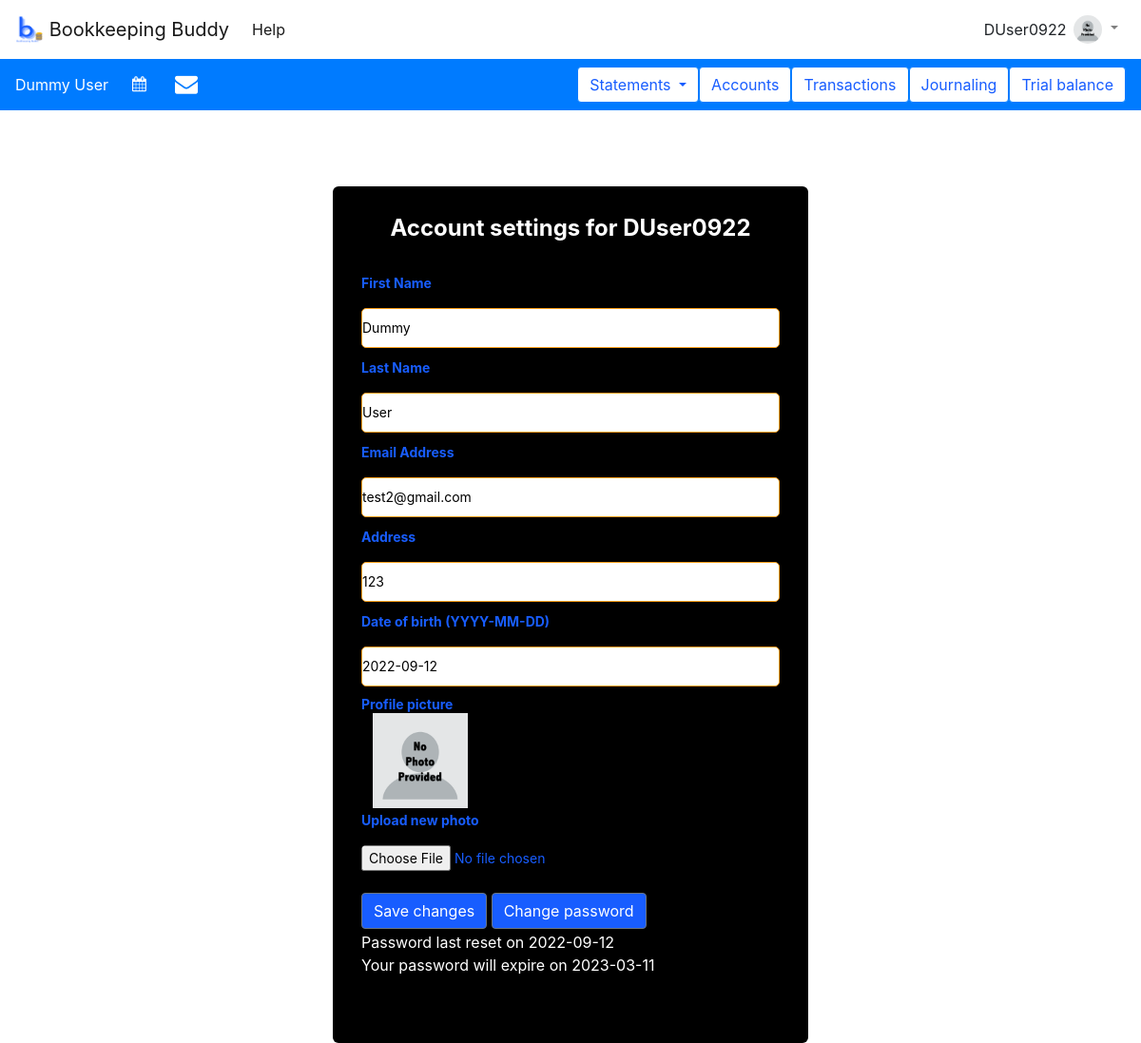
/auth/my_account (signed in), run on an earlier commit of the app's database.
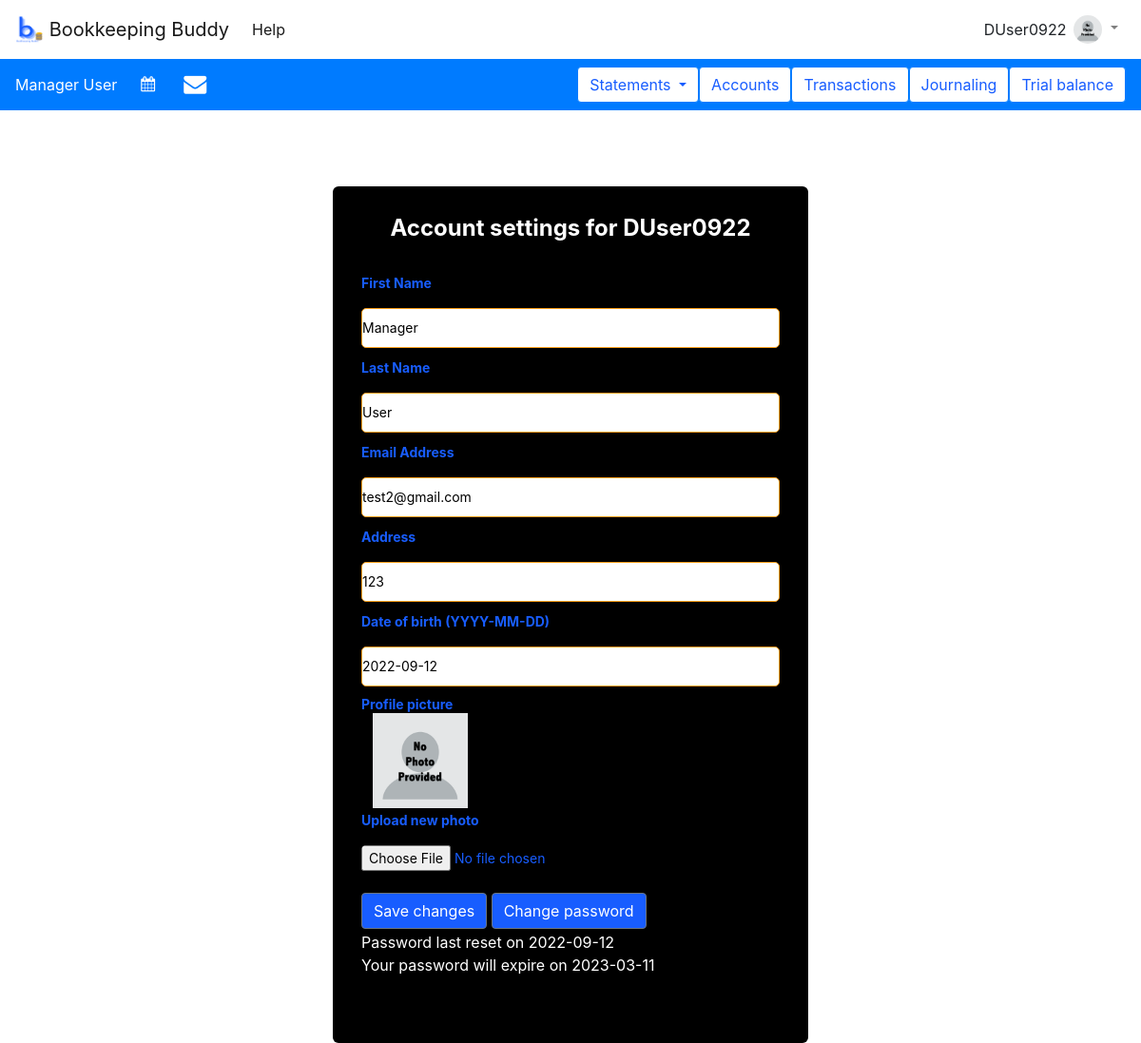
And on a later commit of the database.
### tables this page shows
CREATE TABLE users (
  username TEXT PRIMARY KEY UNIQUE,
  email_address TEXT NOT NULL,
  first_name TEXT NOT NULL,
  last_name TEXT NOT NULL,
  active INTEGER NOT NULL,
  role INTEGER NOT NULL,
  picture BLOB,
  password TEXT NOT NULL,
  address TEXT NOT NULL,
  DOB TEXT NOT NULL,
  old_passwords TEXT NOT NULL,
  password_refresh_date TEXT NOT NULL,
  incorrect_login_attempts INTEGER NOT NULL,
  suspend_start_date TEXT,
  suspend_end_date TEXT,
  creation_date TEXT NOT NULL,
  first_pet TEXT NOT NULL,
  city_born TEXT NOT NULL,
  year_graduated_hs INTEGER NOT NULL
);

### appl_domain/auth.py (the view, shortened to what this page needs)
@bp.route('/my_account', methods=('GET', 'POST'))
@login_required
def my_account():
    if request.method == 'GET':
        password_refresh_date = g.user['password_refresh_date']
        password_refresh_date = datetime.fromisoformat(password_refresh_date)
        password_expires = password_refresh_date + timedelta(days=180)
        password_expires = password_expires.date().__str__()
        return render_template('auth/my_account.html', password_expires=password_expires)

### appl_domain/auth.py (called while the page is built)
def login_required(view):
    @functools.wraps(view)
    def wrapped_view(**kwargs):
        if g.user is None:
            return redirect(url_for('auth.login'))
        return view(**kwargs)
    return wrapped_view

@bp.before_app_request
def load_logged_in_user():
    username = session.get('username')
    if username is None:
        g.user = None
    else:
        g.user = get_db().execute(
            "SELECT * FROM users WHERE username = ?", (username,)
        ).fetchone()

### appl_domain/db.py (called while the page is built)
def get_db():
    if 'db' not in g:
        g.db = sqlite3.connect(
            current_app.config['DATABASE'],
            detect_types=sqlite3.PARSE_DECLTYPES
        )
        g.db.row_factory = sqlite3.Row
    return g.db

### appl_domain/templates/auth/my_account.html (shortened to what this page needs)
{% extends 'base.html' %}
{% block content %}
<div class="container">
     <h1>{% block title %}Account settings for {{ g.user['username'] }}{% endblock %}</h1>
    <form method="post" enctype="multipart/form-data">
        <div class = "form-first">
            <div class = "personal details">
                <div class = "fields">
                    <div class = "input-field">
                    <label for="first_name">First Name</label>
                    <input name="first_name" id="first_name" required value="{{ g.user['first_name'] }}">
                    </div>
                    <div class = "input-field">
                        <label for="last_name">Last Name</label>
                    <input name="last_name" id="last_name" required value="{{ g.user['last_name'] }}">
                    </div>
                    <div class = "input-field">
                    <label for="email_address">Email Address</label>
                    <input name="email_address" id="email_address" required value="{{ g.user['email_address'] }}">
                    </div>
                        <div class = "input-field">
                    <label for="address">Address</label>
                    <input name="address" id="address" required value="{{ g.user['address'] }}">
                        </div>
                    <div class = "input-field">
                        <label for="DOB">Date of birth (YYYY-MM-DD)</label>
                        <input name="DOB" id="DOB" required value="{{ g.user['DOB'] }}">
                        </div>
                    <div class = "input-field" style="float: left">
                    <label for="profile_pic" style="float: left">Profile picture</label>
                    {% if g.user['picture'] %}
                        <span ><img class = "picture"  id = "userImage" style="width:100px;height:100px;margin-top: 20px;" alt="User's profile picture"/></span>
                    {% else %}
                        <span ><img class = "picture" src="{{ url_for('static', filename='no_photo.png') }}" style="width:100px;height:100px;margin-top: 20px;"  alt="Placeholder profile picture"/></span>
                    {% endif %}
                    </div>
                    <div class = "input-field">
                        <label for="uploaded_pic">Upload new photo</label>
                         <input class ="file" type="file" name="uploaded_pic" id="uploaded_pic">
                    </div>
                    <div class="btn-group-vertical-justified" style="margin-bottom: 10px">
                      <button data-toggle="tooltip" data-placement="top" title="Save changes made to user account"  type="submit" class="btn btn-secondary" style = "color: white; background-color: #185DFF">Save changes</button>
                      <button data-toggle="tooltip" data-placement="top" title="Change user password" type="button" class="btn btn-secondary" style = "color: white; background-color: #185DFF" onclick="window.location.href='{{ url_for('auth.reset_password')}}'" >Change password</button>
                    </div>
                    <div class="instructions" style="color: white; margin-top: 12px">
                        <p style="margin-left: 0px">
                    Password last reset on {{ g.user['password_refresh_date'] }}<br>
                    Your password will expire on {{ password_expires }}<br>
                        </p>
                        <br>
                    </div>
    </div>
</div>
</div>
        </form>
</div>
{% endblock %}

### appl_domain/templates/base.html (shortened to what this page needs)
<!DOCTYPE html>
<html lang="en" xmlns="http://www.w3.org/1999/html" xmlns="http://www.w3.org/1999/html">
  <head>
     <link rel="stylesheet" href="{{url_for('static', filename = 'index.css') }}"/>
      <link rel="stylesheet" href="{{url_for('static', filename = 'datatable.css') }}"/>
      <link rel="stylesheet" href="{{url_for('static', filename = 'dateTime.css') }}"/>
    <link rel="stylesheet" href="https://cdn.jsdelivr.net/npm/bootstrap@4.5.3/dist/css/bootstrap.min.css">
       <link rel="stylesheet" href="https://cdnjs.cloudflare.com/ajax/libs/bootstrap-datepicker/1.9.0/css/bootstrap-datepicker.min.css" />
    <link rel="stylesheet" href="https://cdnjs.cloudflare.com/ajax/libs/font-awesome/4.7.0/css/font-awesome.min.css" />
          <link rel = "stylesheet" href = "https://cdn.datatables.net/fixedheader/3.2.3/css/fixedHeader.dataTables.min.css">
  </head>
<body>
<nav class="navbar sticky-top navbar-expand-lg navbar-light bg-white" style="position: relative; z-index: 999; overflow: visible">
    <a class="navbar-brand" href = {{ url_for('mainpage') }} > <img src="{{ url_for('static', filename='logo_cropped.png') }}" width="30" height="30" class="d-inline-block align-top" alt="Site logo">
        Bookkeeping Buddy
    </a>
    {%  if g.user %}
        <div class="collapse navbar-collapse" id="navbarSupportedContent">
            <ul class="navbar-nav mr-auto">
                <li class="nav-item active">
                    <a class="nav-link" href="{{ url_for('auth.help') }}">Help</a>
                </li>
            </ul>
            <div id="username" >{{ g.user['username'] }}</div>
            <ul class="navbar-nav mr-right">
                <li class="nav-item dropdown" style="position: relative; z-index: 999; overflow: visible">
                    {% if g.user['picture'] %}
                        <a class="nav-link dropdown-toggle" href="#" id="navbarDropdown" role="button" data-toggle="dropdown" aria-haspopup="true" aria-expanded="false">
                            <img class = "rounded-circle" width="30" height="30" alt="User's profile picture"/>
                        </a>
                        <div class="dropdown-menu dropdown-menu-right" aria-labelledby="navbarDropdown">
                            <a class="dropdown-item" href="{{ url_for('auth.my_account') }}">My Account</a>
                            <a class="dropdown-item" href="{{ url_for('auth.manage_users')}}" >Manage Users</a>
                            <div class="dropdown-divider"></div>
                            <a class="dropdown-item" href="{{ url_for('auth.logout') }}">Log Out</a>
                        </div>
                    {% else %}
                        <a class="nav-link dropdown-toggle" href="#" id="navbarDropdown" role="button" data-toggle="dropdown" aria-haspopup="true" aria-expanded="false">
                            <img src="{{ url_for('static', filename='no_photo.png') }}" class = "rounded-circle" width="30" height="30" alt="Placeholder profile picture"/>
                        </a>
                    {% endif %}
                </li>
            </ul>
        </div>
    {% endif %}
</nav>
{%  if g.user %}
    <nav class="navbar navbar-expand-lg navbar-light bg-primary">
        <div id="fullname" style="text-align: left; margin-right: 5vh; color: white">{{ g.user['first_name'] }} {{ g.user['last_name'] }}</div>
  <div class="collapse navbar-collapse" id="navbarSupportedContent1">
    <ul class="navbar-nav mr-auto">
      <li class="nav-item active">
          <form  class="form-inline">
        <div class = "row form-group">
               <div>
                   <i id = "datepicker" class = "fa fa-calendar" style="color: white"></i>
               </div>
                        </div>
      </li>
        <li class="nav-item active">
                        <div >
                            <a href={{ url_for('fin_accts.email') }}><i class="fa fa-envelope" style="font-size:24px; color:white; padding-left:30px"></i></a>
                        </div>
        </li>
    </ul>
    <form class="form-inline my-2 my-lg-0">
       <div class="dropdown">
              <button  data-placement="top" title="Create and view financial account statements" class="btn btn-primary dropdown-toggle" type="button" data-toggle="dropdown" style="background-color: white; color: #185DFF">Statements
              </button>
            </div>
 <button type="button" class="btn btn-outline-primary" data-toggle="tooltip" data-placement="top" title="View chart of accounts or create a new account" style = "background-color: white; color: #185DFF"  onclick="window.location.href='{{ url_for('fin_accts.view_accounts')}}'">Accounts</button>
        <button type="button" class="btn btn-outline-primary" data-toggle="tooltip" data-placement="top" title="View transactions or create a new transaction" style = "background-color: white; color: #185DFF" >Transactions</button>
        <button type="button" class="btn btn-outline-primary" style = "background-color: white; color: #185DFF" data-toggle="tooltip" data-placement="top" title="Create and view journal entries" onclick="window.location.href='{{ url_for('journaling.journal') }}'">Journaling</button>
        <button type="button" class="btn btn-outline-primary" style = "background-color: white; color: #185DFF" data-toggle="tooltip" data-placement="top" title="Create a trial balance">Trial balance</button>
    </form>
  </div>
</nav>
{% endif %}
</body>
<section class="content">
    {% block content %}{% endblock %}
</section>
</html>

### appl_domain/static/index.css (style rules this page uses)
body { background-image: url("backgroundbb.jpg"); background-repeat: no-repeat; background-attachment: fixed; background-size: cover; background-color: #CFCFCF; height: 500px; background-position: center center; position: relative; }

### appl_domain/templates/base.html (style rules this page uses)
* { margin: 0; padding: 0; }

### appl_domain/templates/auth/my_account.html (style rules this page uses)
body { align-items:center; justify-content: center; }
.container { position: relative; max-width: 500px; width: 80%; border-radius: 6px; padding: 30px; margin-top: 10vh; margin-left: auto; margin-right: auto; background-color: black; }
.container h1 { font-size : x-large; font-weight: bold; color: white; text-align: center; }
.container form { position: relative; margin-top:16px; min-height: 400px; background: black; }
.container form .personal { margin-top: 30px; }
.container form .fields { display: flex; align-content: center; justify-content: space-between; flex-wrap: wrap; }
form .fields .input-field { display: block; width: 100%; }
.input-field label { font-size: 14px; font-weight: bold; color: #185DFF; }
.input-field .picture { width:70px; height:70px; margin-top: 10px; margin-left: -84px; }
.input-field .file { border: none; outline: none; height: 42px; color: #185DFF; }
.input-field input { width: 100%; outline: none; color: #333; font-size: 14px; border: 1px solid #F89E19; border-radius: 5px; color: black; height: 42px; margin: 8px 0; }
.container form p { margin-top: -20px; }

What changed in the data, as far as the page shows it:
changed users "DUser0922": user.first_name "Dummy" → "Manager"; first_name "Dummy" → "Manager"
